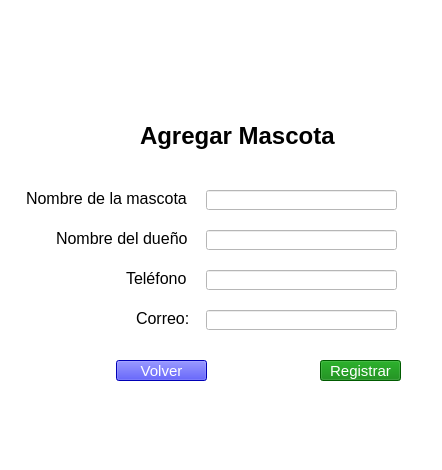
<?xml version="1.0" encoding="UTF-8"?>
<ui version="4.0">
 <class>agregarMascota</class>
 <widget class="QMainWindow" name="agregarMascota">
  <property name="geometry">
   <rect>
    <x>0</x>
    <y>0</y>
    <width>442</width>
    <height>470</height>
   </rect>
  </property>
  <property name="windowTitle">
   <string>MainWindow</string>
  </property>
  <property name="styleSheet">
   <string notr="true">background-color: rgb(255, 255, 255);</string>
  </property>
  <widget class="QWidget" name="centralwidget">
   <widget class="QLabel" name="label_2">
    <property name="geometry">
     <rect>
      <x>140</x>
      <y>120</y>
      <width>201</width>
      <height>31</height>
     </rect>
    </property>
    <property name="font">
     <font>
      <family>Arial</family>
      <pointsize>18</pointsize>
      <weight>75</weight>
      <bold>true</bold>
     </font>
    </property>
    <property name="text">
     <string>Agregar Mascota</string>
    </property>
   </widget>
   <widget class="QLabel" name="label_3">
    <property name="geometry">
     <rect>
      <x>26</x>
      <y>190</y>
      <width>161</width>
      <height>16</height>
     </rect>
    </property>
    <property name="font">
     <font>
      <family>Arial</family>
      <pointsize>12</pointsize>
     </font>
    </property>
    <property name="text">
     <string>Nombre de la mascota:</string>
    </property>
   </widget>
   <widget class="QLabel" name="label_4">
    <property name="geometry">
     <rect>
      <x>56</x>
      <y>230</y>
      <width>131</width>
      <height>16</height>
     </rect>
    </property>
    <property name="font">
     <font>
      <family>Arial</family>
      <pointsize>12</pointsize>
     </font>
    </property>
    <property name="text">
     <string>Nombre del dueño:</string>
    </property>
   </widget>
   <widget class="QLabel" name="label_5">
    <property name="geometry">
     <rect>
      <x>126</x>
      <y>270</y>
      <width>61</width>
      <height>16</height>
     </rect>
    </property>
    <property name="font">
     <font>
      <family>Arial</family>
      <pointsize>12</pointsize>
     </font>
    </property>
    <property name="text">
     <string>Teléfono:</string>
    </property>
   </widget>
   <widget class="QLabel" name="label_6">
    <property name="geometry">
     <rect>
      <x>136</x>
      <y>310</y>
      <width>61</width>
      <height>16</height>
     </rect>
    </property>
    <property name="font">
     <font>
      <family>Arial</family>
      <pointsize>12</pointsize>
     </font>
    </property>
    <property name="text">
     <string>Correo:</string>
    </property>
   </widget>
   <widget class="QLineEdit" name="nomMascota">
    <property name="geometry">
     <rect>
      <x>206</x>
      <y>190</y>
      <width>191</width>
      <height>20</height>
     </rect>
    </property>
    <property name="font">
     <font>
      <family>Arial</family>
      <pointsize>12</pointsize>
     </font>
    </property>
   </widget>
   <widget class="QLineEdit" name="telefono">
    <property name="geometry">
     <rect>
      <x>206</x>
      <y>270</y>
      <width>191</width>
      <height>20</height>
     </rect>
    </property>
    <property name="font">
     <font>
      <family>Arial</family>
      <pointsize>12</pointsize>
     </font>
    </property>
   </widget>
   <widget class="QLineEdit" name="nomDue">
    <property name="geometry">
     <rect>
      <x>206</x>
      <y>230</y>
      <width>191</width>
      <height>20</height>
     </rect>
    </property>
    <property name="font">
     <font>
      <family>Arial</family>
      <pointsize>12</pointsize>
     </font>
    </property>
   </widget>
   <widget class="QLineEdit" name="correo">
    <property name="geometry">
     <rect>
      <x>206</x>
      <y>310</y>
      <width>191</width>
      <height>20</height>
     </rect>
    </property>
    <property name="font">
     <font>
      <family>Arial</family>
      <pointsize>12</pointsize>
     </font>
    </property>
   </widget>
   <widget class="QPushButton" name="volver">
    <property name="geometry">
     <rect>
      <x>116</x>
      <y>360</y>
      <width>91</width>
      <height>21</height>
     </rect>
    </property>
    <property name="font">
     <font>
      <family>Arial</family>
      <pointsize>11</pointsize>
     </font>
    </property>
    <property name="styleSheet">
     <string notr="true">color: rgb(255, 255, 255);
background-color: rgb(0, 0, 255);</string>
    </property>
    <property name="text">
     <string>Volver</string>
    </property>
   </widget>
   <widget class="QPushButton" name="registrar">
    <property name="geometry">
     <rect>
      <x>320</x>
      <y>360</y>
      <width>81</width>
      <height>21</height>
     </rect>
    </property>
    <property name="font">
     <font>
      <family>Arial</family>
      <pointsize>11</pointsize>
     </font>
    </property>
    <property name="styleSheet">
     <string notr="true">color: rgb(255, 255, 255);
background-color: rgb(0, 127, 0);

</string>
    </property>
    <property name="text">
     <string>Registrar</string>
    </property>
   </widget>
   <widget class="QLabel" name="label">
    <property name="geometry">
     <rect>
      <x>176</x>
      <y>12</y>
      <width>101</width>
      <height>101</height>
     </rect>
    </property>
    <property name="text">
     <string/>
    </property>
    <property name="pixmap">
     <pixmap>boton-agregar.png</pixmap>
    </property>
    <property name="scaledContents">
     <bool>true</bool>
    </property>
   </widget>
  </widget>
  <widget class="QMenuBar" name="menubar">
   <property name="geometry">
    <rect>
     <x>0</x>
     <y>0</y>
     <width>442</width>
     <height>21</height>
    </rect>
   </property>
  </widget>
  <widget class="QStatusBar" name="statusbar"/>
 </widget>
 <resources/>
 <connections/>
</ui>
